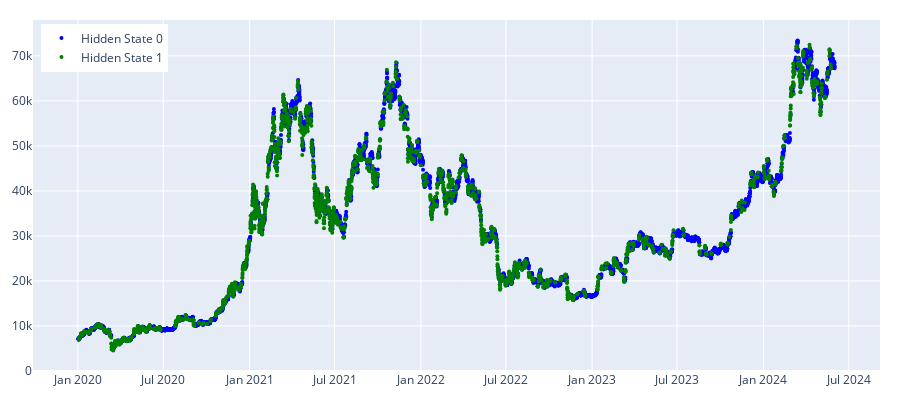

The code cell stored with this chart in its notebook:
### Markdown cell above
### GaussianMixture

### Code cell
params = {'n_components':2, 'covariance_type': 'full', 'max_iter': 100000, 'n_init': 30,'init_params': 'kmeans', 'random_state':100}
gmm_model = regime_detection.get_regimes_gmm(prices_array, params)
gmm_states = gmm_model.predict(prices_array)
plot_hidden_states(np.array(gmm_states), prices[['btc_close']])
plot_hidden_states2(np.array(gmm_states), prices[['btc_close']])

### Figure 1 — Plotly figure (JSON) as saved in the notebook; plotly's stock layout.template omitted (floating-point values rounded to 4 significant figures; data arrays with more than 128 entries replaced by an {"elided": "..."} marker saying what was removed)
{"data": [{"marker": {"color": "blue", "size": 4}, "mode": "markers", "name": "Hidden State 0", "type": "scatter", "x": {"elided": "7514 str values"}, "y": {"elided": "7514 float values"}}, {"marker": {"color": "green", "size": 4}, "mode": "markers", "name": "Hidden State 1", "type": "scatter", "x": {"elided": "2158 str values"}, "y": {"elided": "2158 float values"}}], "layout": {"height": 400, "legend": {"x": 0.01, "xanchor": "left", "y": 0.99, "yanchor": "top"}, "margin": {"b": 20, "l": 20, "r": 20, "t": 20}, "width": 900}}
